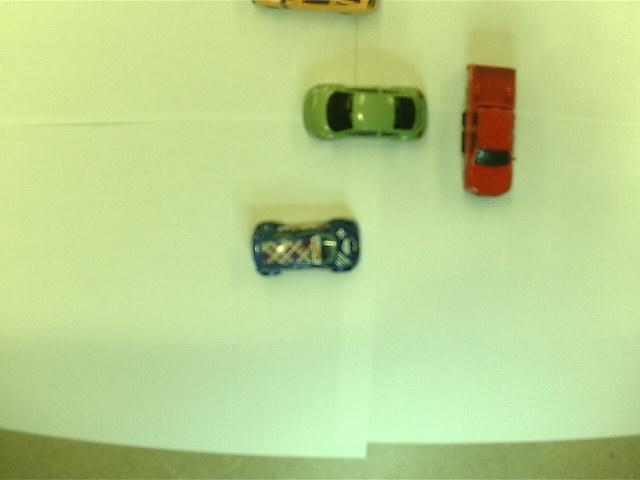
#> input picture picture.jpg, 640 x 480 px
$ python run.py
#> lines starting #> are read from the running program, lines starting #| are printed output that depends on the picture
### cleansing.py

"""Utilities for transforming raw images into
    the parts we need for training and operation."""

import unittest
import numpy
from PIL import Image

# [4 lines left out: function generate_black_image, not called in this run]

def grid(image, dimensions):
    """Breaks up `image` into several pieces,
    each of which have the dimensions `dimensions`.
    Returns a list of these images."""
    lst = []
    image_width, image_height = image.size
    given_width, given_height = dimensions
    for i in range(0, image_width, given_width):
        for j in range(0, image_height, given_height):
            box = (i, j, i+given_width, j+given_height)
            temp = image.crop(box)
            lst.append(temp)
    return lst

class TestGrid(unittest.TestCase):
    """Tests the `grid` function."""
    # [22 lines left out: functions test_small, matrix_from, not called in this run]

class TestMatrixFrom(unittest.TestCase):
    """Yknow"""
    # [30 lines left out: functions test_number, test_list, test_vector, build_dataset, not called in this run]

class TestBuildDataset(unittest.TestCase):
    """Tests the above."""
    # [8 lines left out: function test_small, not called in this run]

def compress(images):
    """Turns a list of images to a list of flat numpy arrays."""
    vectors = []
    for img in images:
        vectors.append(
            numpy.asarray(img.convert('L'), dtype='uint8')
            .flatten()
            / 255
        )
    return vectors

class TestCompress(unittest.TestCase):
    """Tests compress."""
    # [6 lines left out: function test_simple, not called in this run]

# [2 lines that do not run on import are left out]

### model.py
"""How to train your neural network."""

import pickle
import unittest
import numpy
import cleansing
from PIL import Image, ImageDraw
from network import Network
from getimage3 import Camera
import tint

def lowres(pics):
    """Training images were captured at 640x480 res,
    but we want to work with 160x120 in operation.
    Takes a list of images and reduces both dimensions by a quarter."""
    res = []
    for pic in pics:
        width, height = pic.size
        res.append(pic.resize((width//4, height//4)))
    return res

def draw_grid(image):
    """Draws a grid on the given image.
    Credit https://randomgeekery.org/2017/11/24/drawing-grids-with-python-and-pillow/"""
    draw = ImageDraw.Draw(image)
    y_start = 0
    y_end = image.height
    step_size = image.width // 8

    for x in range(0, image.width, step_size):
        line = ((x, y_start), (x, y_end))
        draw.line(line, fill=128)

    x_start = 0
    x_end = image.width
    step_size = image.height // 8

    for y in range(0, image.height, step_size):
        line = ((x_start, y), (x_end, y))
        draw.line(line, fill=128)
    return image

# [28 lines left out: functions read_labels, construct_dataset, not called in this run]

def draw_x(image, block):
    """Draws an 'X' on the specified block of the image."""
    max_x, max_y = 80, 60
    y, x = (block % 8), (block // 8)
    draw = ImageDraw.Draw(image)
    upward = (
        (x*max_x, y*max_y), # bottom-left
        ((x+1)*max_x, (y+1)*max_y) # top-right
    )
    draw.line(upward, fill=0xff0000)
    downward = (
        (x*max_x, (y+1)*max_y), # top-left
        ((x+1)*max_x, y*max_y) # bottom-right
    )
    draw.line(downward, fill=0xff0000)
    return image

def is_car(net, example):
    """Simply returns a bool indicating whether this
    `example` is a match on this `net`."""
    return abs(1 - net.feedforward(example)) < 0.4

def find_cars(net, image):
    """Apply the neural net to all pieces of `image`;
    return the indices of the pieces which are considered cars."""
    pics = cleansing.compress(
        lowres(cleansing.grid(image, (80, 60))))
    winners = []
    for i, pic in enumerate(pics):
        if is_car(net, pic):
            winners.append(i)
    return winners

def mark_cars(net, image):
    """Automatically breaks up the image,
    finds all the cars in it, and marks where they are."""
    winners = find_cars(net, image)
    draw_grid(image) # have to draw the grid after
    for i in winners: # recognition, else every cell
        draw_x(image, i) # will be considered "car".
    return image

# [24 lines left out: functions organize_grid, find_runs, not called in this run]

class TestFindRuns(unittest.TestCase):
    """Tests the function `find_runs`."""
    # [56 lines left out: functions __init__, test_single_run, test_two_separated_runs, test_two_back2back, test_modified_win_len, image2datagrid and 1 more, not called in this run]

class Model:
    """A handy-dandy way to deal with our neural network and image processing."""
    # [55 lines left out: functions __init__, find_spaces, highlight_lanes, highlight_spaces, main, not called in this run]

# [2 lines that do not run on import are left out]

### network.py
"""A Simple Neural Network implementation,
    largely lifted from https://neuralnetworksanddeeplearning.com/"""

import random
import cleansing
import numpy as np

EPSILON = 0.4

class Network(object):
    """Implementation of a simple neural net."""

    # [12 lines left out: functions __init__, reset, not called in this run]

    def feedforward(self, example):
        """Function to ``run`` the network with an input vector of a"""
        if len(example.shape) == 1:
            example = reguralize_input(example)
        for b, w in zip(self.biases, self.weights):
            example = sigmoid(np.dot(w, example)+b)
        return example

    # [91 lines left out: functions SGD, update_mini_batch, backprop, cost_derivative, evaluate, reshape, not called in this run]

def column(lst):
    """Transforms a standard Python list into a numpy column vector."""
    return cleansing.matrix_from(lst)

def uncolumn(vec):
    """Transforms a numpy column vector to standard Python list."""
    return vec.T.tolist()[0]

def reguralize_input(vec):
    """Input a simple numpy vector, and outputs a column vector."""
    # input v is a vector
    return np.array([vec.tolist()]).T

def sigmoid(z):
    """The sigmoid function."""
    return 1.0/(1.0+np.exp(-z))

def sigmoid_prime(z):
    """Derivative of the sigmoid function."""
    return sigmoid(z)*(1-sigmoid(z))

### run.py
import model
from PIL import Image
import pickle

net = pickle.load( open( "net.pickle", "rb" ) )
#> (reads net.pickle from the repository)
for i in range(10):
	im = Image.open("picture.jpg")
#> im is the input picture: PIL image 640x480 RGB; mean R, G, B 186.1, 209.5, 143.1
	# im = Image.open("data/image{}.jpg".format(i))
	new_im = model.mark_cars(net, im)
#> after the loop in grid, `for i in range(0, image_width, given_width):`: lst = 64 items
#> in lowres, `res = []`: res = []
#> the loop in lowres, `for pic in pics:` made 64 passes
#> after the loop in lowres, `for pic in pics:`: res = 64 items
#> in compress, `vectors = []`: vectors = []
#> the loop in compress, `for img in images:` made 64 passes
#> after the loop in compress, `for img in images:`: vectors = 64 items
#> the loop in find_cars, `for i, pic in enumerate(pics):` made 64 passes
#> after the loop in find_cars, `for i, pic in enumerate(pics):`: winners = [27, 28, 33, 34, 35, 36, 41, 42, 49, 50, 51]
#> in mark_cars, `draw_grid(image)`:
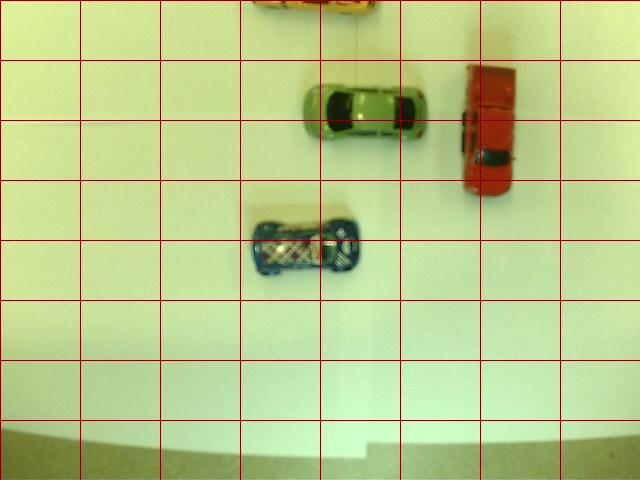
#> image: PIL image 640x480 RGB; mean R, G, B 184.3, 203.4, 138.9
#> the loop in mark_cars, `for i in winners:` made 11 passes
#> (i, y in draw_x, x in draw_x, upward in draw_x, downward in draw_x) on passes 1 to 11: (27, 3, 3, ((240, 180), (320, 240)), ((240, 240), (320, 180))), (28, 4, 3, ((240, 240), (320, 300)), ((240, 300), (320, 240))), (33, 1, 4, ((320, 60), (400, 120)), ((320, 120), (400, 60))), (34, 2, 4, ((320, 120), (400, 180)), ((320, 180), (400, 120))), (35, 3, 4, ((320, 180), (400, 240)), ((320, 240), (400, 180))), (36, 4, 4, ((320, 240), (400, 300)), ((320, 300), (400, 240))), (41, 1, 5, ((400, 60), (480, 120)), ((400, 120), (480, 60))), (42, 2, 5, ((400, 120), (480, 180)), ((400, 180), (480, 120))), (49, 1, 6, ((480, 60), (560, 120)), ((480, 120), (560, 60))), (50, 2, 6, ((480, 120), (560, 180)), ((480, 180), (560, 120))), (51, 3, 6, ((480, 180), (560, 240)), ((480, 240), (560, 180)))
	new_im.show()
